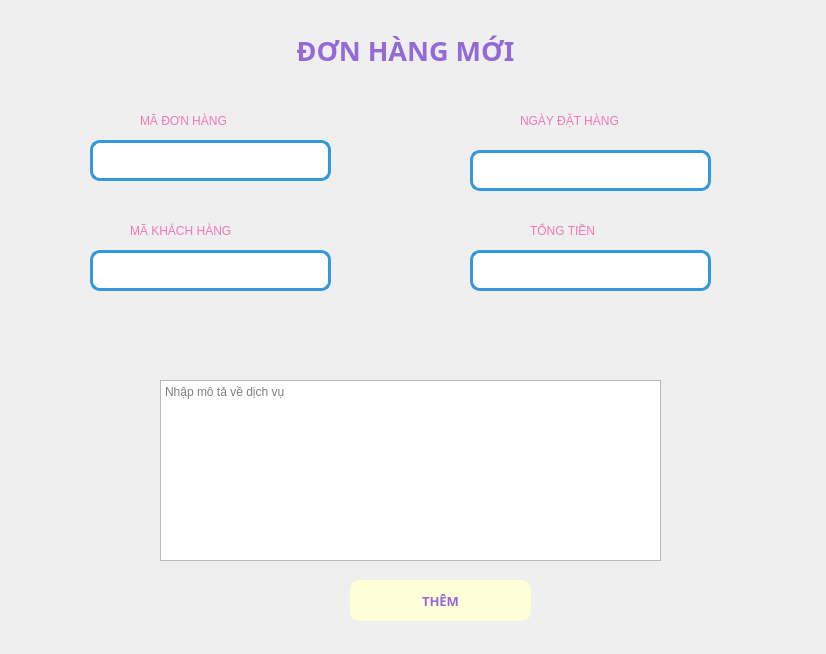
<?xml version="1.0" encoding="UTF-8"?>
<ui version="4.0">
 <class>Widget</class>
 <widget class="QWidget" name="Widget">
  <property name="geometry">
   <rect>
    <x>0</x>
    <y>0</y>
    <width>826</width>
    <height>654</height>
   </rect>
  </property>
  <property name="windowTitle">
   <string>Widget</string>
  </property>
  <widget class="QPushButton" name="pushButton_2">
   <property name="geometry">
    <rect>
     <x>350</x>
     <y>580</y>
     <width>181</width>
     <height>41</height>
    </rect>
   </property>
   <property name="font">
    <font>
     <family>Arial Black</family>
     <pointsize>10</pointsize>
     <bold>true</bold>
    </font>
   </property>
   <property name="styleSheet">
    <string notr="true">QPushButton {
    background-color:rgb(255, 255, 215); /* Màu nền xanh dương */
    /* Màu chữ trắng rgb(255, 255, 215)*/
	color: rgb(149, 106, 214);
    border-radius: 10px; /* Bo góc */
}
QPushButton:hover {
 /* Màu nền khi rê chuột */
	background-color: rgb(108, 187, 174);
color: white
}
QPushButton:pressed {
    background-color: rgb(31, 97, 141); /* Màu nền khi nhấn */
}</string>
   </property>
   <property name="text">
    <string>THÊM</string>
   </property>
  </widget>
  <widget class="QLabel" name="labelTitle">
   <property name="geometry">
    <rect>
     <x>240</x>
     <y>30</y>
     <width>331</width>
     <height>41</height>
    </rect>
   </property>
   <property name="font">
    <font>
     <family>Arial Black</family>
     <pointsize>20</pointsize>
     <bold>true</bold>
    </font>
   </property>
   <property name="styleSheet">
    <string notr="true">color: rgb(149, 106, 214);</string>
   </property>
   <property name="text">
    <string>ĐƠN HÀNG MỚI</string>
   </property>
   <property name="alignment">
    <set>Qt::AlignmentFlag::AlignCenter</set>
   </property>
  </widget>
  <widget class="QTextEdit" name="txt_maDV">
   <property name="geometry">
    <rect>
     <x>90</x>
     <y>140</y>
     <width>241</width>
     <height>41</height>
    </rect>
   </property>
   <property name="styleSheet">
    <string notr="true">border-radius: 10px;
        border: 3px solid #3498db;  /* Viền xanh dương */
        background-color: #ffffff</string>
   </property>
  </widget>
  <widget class="QLabel" name="label_2">
   <property name="geometry">
    <rect>
     <x>520</x>
     <y>110</y>
     <width>181</width>
     <height>21</height>
    </rect>
   </property>
   <property name="styleSheet">
    <string notr="true">font: 10pt &quot;UTM Bell&quot;;
color: rgb(241, 121, 184);
</string>
   </property>
   <property name="text">
    <string>NGÀY ĐẶT HÀNG</string>
   </property>
  </widget>
  <widget class="QTextEdit" name="txt_giaDV">
   <property name="geometry">
    <rect>
     <x>470</x>
     <y>250</y>
     <width>241</width>
     <height>41</height>
    </rect>
   </property>
   <property name="styleSheet">
    <string notr="true">border-radius: 10px;
        border: 3px solid #3498db;  /* Viền xanh dương */
        background-color: #ffffff</string>
   </property>
  </widget>
  <widget class="QLabel" name="label_4">
   <property name="geometry">
    <rect>
     <x>530</x>
     <y>220</y>
     <width>141</width>
     <height>21</height>
    </rect>
   </property>
   <property name="styleSheet">
    <string notr="true">font: 10pt &quot;UTM Bell&quot;;
color: rgb(241, 121, 184);
</string>
   </property>
   <property name="text">
    <string>TỔNG TIỀN</string>
   </property>
  </widget>
  <widget class="QLabel" name="label">
   <property name="geometry">
    <rect>
     <x>140</x>
     <y>110</y>
     <width>151</width>
     <height>21</height>
    </rect>
   </property>
   <property name="styleSheet">
    <string notr="true">font: 10pt &quot;UTM Bell&quot;;
color: rgb(241, 121, 184);
</string>
   </property>
   <property name="text">
    <string>MÃ ĐƠN HÀNG</string>
   </property>
  </widget>
  <widget class="QPlainTextEdit" name="plainTextEdit">
   <property name="geometry">
    <rect>
     <x>160</x>
     <y>380</y>
     <width>501</width>
     <height>181</height>
    </rect>
   </property>
   <property name="placeholderText">
    <string>Nhập mô tả về dịch vụ</string>
   </property>
  </widget>
  <widget class="QTextEdit" name="txt_tenDV">
   <property name="geometry">
    <rect>
     <x>470</x>
     <y>150</y>
     <width>241</width>
     <height>41</height>
    </rect>
   </property>
   <property name="styleSheet">
    <string notr="true">border-radius: 10px;
        border: 3px solid #3498db;  /* Viền xanh dương */
        background-color: #ffffff</string>
   </property>
  </widget>
  <widget class="QTextEdit" name="txt_maDV_2">
   <property name="geometry">
    <rect>
     <x>90</x>
     <y>250</y>
     <width>241</width>
     <height>41</height>
    </rect>
   </property>
   <property name="styleSheet">
    <string notr="true">border-radius: 10px;
        border: 3px solid #3498db;  /* Viền xanh dương */
        background-color: #ffffff</string>
   </property>
  </widget>
  <widget class="QLabel" name="label_5">
   <property name="geometry">
    <rect>
     <x>130</x>
     <y>220</y>
     <width>191</width>
     <height>21</height>
    </rect>
   </property>
   <property name="styleSheet">
    <string notr="true">font: 10pt &quot;UTM Bell&quot;;
color: rgb(241, 121, 184);
</string>
   </property>
   <property name="text">
    <string>MÃ KHÁCH HÀNG</string>
   </property>
  </widget>
 </widget>
 <resources/>
 <connections/>
</ui>
